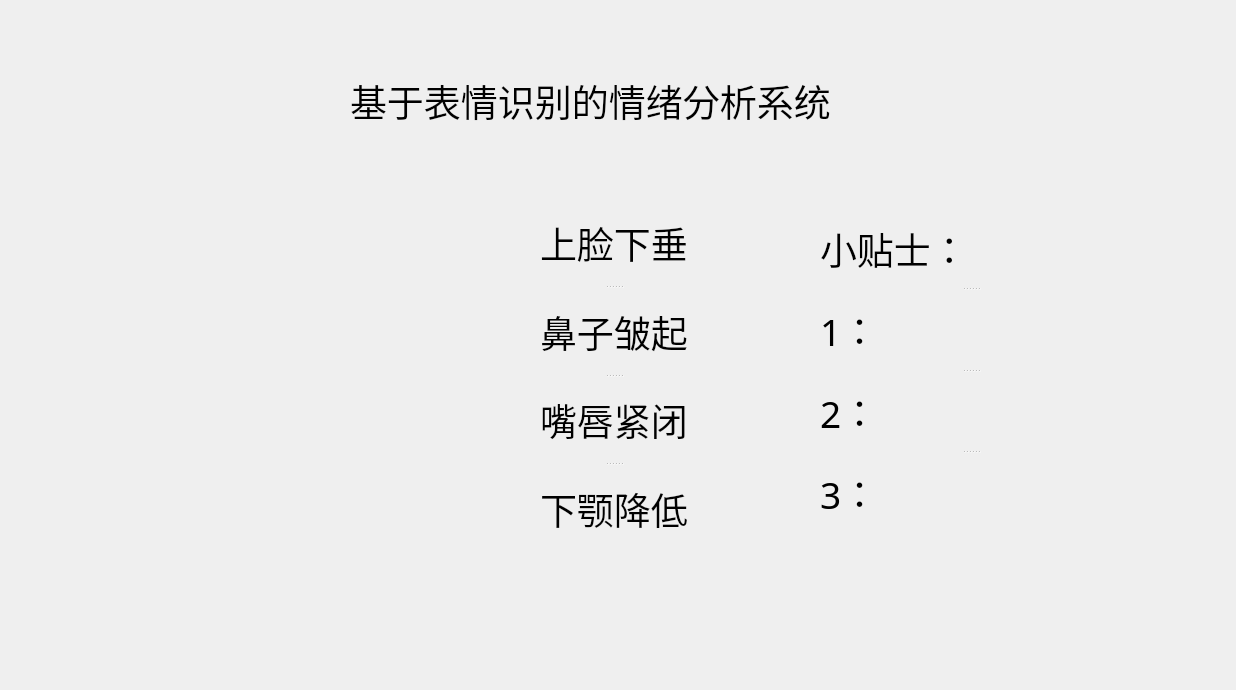
<?xml version="1.0" encoding="UTF-8"?>
<ui version="4.0">
 <class>Form</class>
 <widget class="QWidget" name="Form">
  <property name="enabled">
   <bool>true</bool>
  </property>
  <property name="geometry">
   <rect>
    <x>0</x>
    <y>0</y>
    <width>1236</width>
    <height>690</height>
   </rect>
  </property>
  <property name="cursor">
   <cursorShape>CrossCursor</cursorShape>
  </property>
  <property name="focusPolicy">
   <enum>Qt::ClickFocus</enum>
  </property>
  <property name="contextMenuPolicy">
   <enum>Qt::ActionsContextMenu</enum>
  </property>
  <property name="windowTitle">
   <string>Form</string>
  </property>
  <property name="autoFillBackground">
   <bool>true</bool>
  </property>
  <widget class="QLabel" name="label">
   <property name="geometry">
    <rect>
     <x>40</x>
     <y>210</y>
     <width>401</width>
     <height>321</height>
    </rect>
   </property>
   <property name="styleSheet">
    <string notr="true">image: url(:/456/98e3f6url(:/456/98e3f66egy1g9nzqafme1j20u016fx62.jpg)6egy1g95stt3iqkj20m80m83zj.jpg);</string>
   </property>
   <property name="text">
    <string/>
   </property>
   <property name="pixmap">
    <pixmap>2020-11-28 213847.png</pixmap>
   </property>
  </widget>
  <widget class="QLabel" name="label_2">
   <property name="geometry">
    <rect>
     <x>350</x>
     <y>70</y>
     <width>531</width>
     <height>61</height>
    </rect>
   </property>
   <property name="font">
    <font>
     <family>Adobe Devanagari</family>
     <pointsize>28</pointsize>
    </font>
   </property>
   <property name="autoFillBackground">
    <bool>false</bool>
   </property>
   <property name="frameShadow">
    <enum>QFrame::Sunken</enum>
   </property>
   <property name="lineWidth">
    <number>1</number>
   </property>
   <property name="text">
    <string>基于表情识别的情绪分析系统</string>
   </property>
   <property name="textFormat">
    <enum>Qt::AutoText</enum>
   </property>
  </widget>
  <widget class="QSplitter" name="splitter">
   <property name="geometry">
    <rect>
     <x>820</x>
     <y>210</y>
     <width>301</width>
     <height>321</height>
    </rect>
   </property>
   <property name="orientation">
    <enum>Qt::Vertical</enum>
   </property>
   <widget class="QLabel" name="label_3">
    <property name="font">
     <font>
      <family>Adobe Devanagari</family>
      <pointsize>28</pointsize>
     </font>
    </property>
    <property name="autoFillBackground">
     <bool>false</bool>
    </property>
    <property name="frameShadow">
     <enum>QFrame::Sunken</enum>
    </property>
    <property name="lineWidth">
     <number>1</number>
    </property>
    <property name="text">
     <string>小贴士：</string>
    </property>
    <property name="textFormat">
     <enum>Qt::AutoText</enum>
    </property>
   </widget>
   <widget class="QLabel" name="label_4">
    <property name="font">
     <font>
      <family>Adobe Devanagari</family>
      <pointsize>28</pointsize>
     </font>
    </property>
    <property name="autoFillBackground">
     <bool>false</bool>
    </property>
    <property name="frameShadow">
     <enum>QFrame::Sunken</enum>
    </property>
    <property name="lineWidth">
     <number>1</number>
    </property>
    <property name="text">
     <string>1： </string>
    </property>
    <property name="textFormat">
     <enum>Qt::AutoText</enum>
    </property>
   </widget>
   <widget class="QLabel" name="label_5">
    <property name="font">
     <font>
      <family>Adobe Devanagari</family>
      <pointsize>28</pointsize>
     </font>
    </property>
    <property name="autoFillBackground">
     <bool>false</bool>
    </property>
    <property name="frameShadow">
     <enum>QFrame::Sunken</enum>
    </property>
    <property name="lineWidth">
     <number>1</number>
    </property>
    <property name="text">
     <string>2： </string>
    </property>
    <property name="textFormat">
     <enum>Qt::AutoText</enum>
    </property>
   </widget>
   <widget class="QLabel" name="label_6">
    <property name="font">
     <font>
      <family>Adobe Devanagari</family>
      <pointsize>28</pointsize>
     </font>
    </property>
    <property name="autoFillBackground">
     <bool>false</bool>
    </property>
    <property name="frameShadow">
     <enum>QFrame::Sunken</enum>
    </property>
    <property name="lineWidth">
     <number>1</number>
    </property>
    <property name="text">
     <string>3： </string>
    </property>
    <property name="textFormat">
     <enum>Qt::AutoText</enum>
    </property>
   </widget>
  </widget>
  <widget class="QSplitter" name="splitter_2">
   <property name="geometry">
    <rect>
     <x>540</x>
     <y>200</y>
     <width>148</width>
     <height>351</height>
    </rect>
   </property>
   <property name="orientation">
    <enum>Qt::Vertical</enum>
   </property>
   <widget class="QLabel" name="label_7">
    <property name="font">
     <font>
      <family>Adobe Devanagari</family>
      <pointsize>28</pointsize>
     </font>
    </property>
    <property name="autoFillBackground">
     <bool>false</bool>
    </property>
    <property name="frameShadow">
     <enum>QFrame::Sunken</enum>
    </property>
    <property name="lineWidth">
     <number>1</number>
    </property>
    <property name="text">
     <string>上脸下垂</string>
    </property>
    <property name="textFormat">
     <enum>Qt::AutoText</enum>
    </property>
   </widget>
   <widget class="QLabel" name="label_8">
    <property name="font">
     <font>
      <family>Adobe Devanagari</family>
      <pointsize>28</pointsize>
     </font>
    </property>
    <property name="autoFillBackground">
     <bool>false</bool>
    </property>
    <property name="frameShadow">
     <enum>QFrame::Sunken</enum>
    </property>
    <property name="lineWidth">
     <number>1</number>
    </property>
    <property name="text">
     <string>鼻子皱起</string>
    </property>
    <property name="textFormat">
     <enum>Qt::AutoText</enum>
    </property>
   </widget>
   <widget class="QLabel" name="label_9">
    <property name="font">
     <font>
      <family>Adobe Devanagari</family>
      <pointsize>28</pointsize>
     </font>
    </property>
    <property name="autoFillBackground">
     <bool>false</bool>
    </property>
    <property name="frameShadow">
     <enum>QFrame::Sunken</enum>
    </property>
    <property name="lineWidth">
     <number>1</number>
    </property>
    <property name="text">
     <string>嘴唇紧闭</string>
    </property>
    <property name="textFormat">
     <enum>Qt::AutoText</enum>
    </property>
   </widget>
   <widget class="QLabel" name="label_10">
    <property name="font">
     <font>
      <family>Adobe Devanagari</family>
      <pointsize>28</pointsize>
     </font>
    </property>
    <property name="autoFillBackground">
     <bool>false</bool>
    </property>
    <property name="frameShadow">
     <enum>QFrame::Sunken</enum>
    </property>
    <property name="lineWidth">
     <number>1</number>
    </property>
    <property name="text">
     <string>下颚降低</string>
    </property>
    <property name="textFormat">
     <enum>Qt::AutoText</enum>
    </property>
   </widget>
  </widget>
 </widget>
 <resources/>
 <connections/>
</ui>
